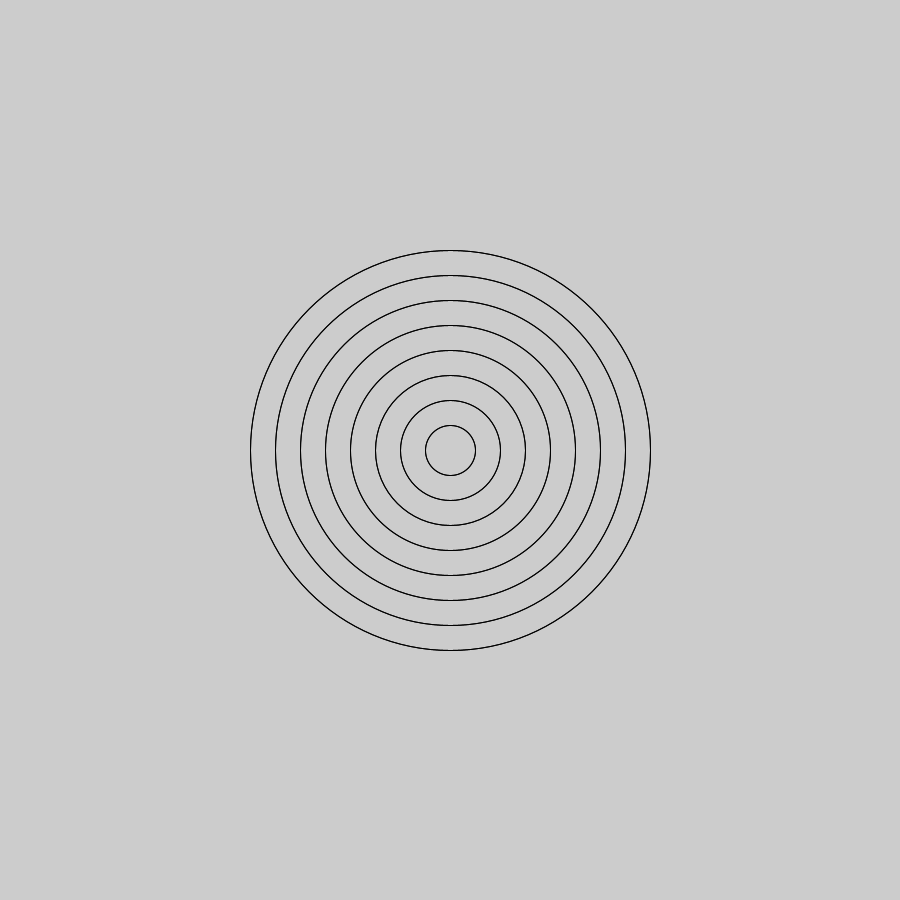
Frame 1 (no input)
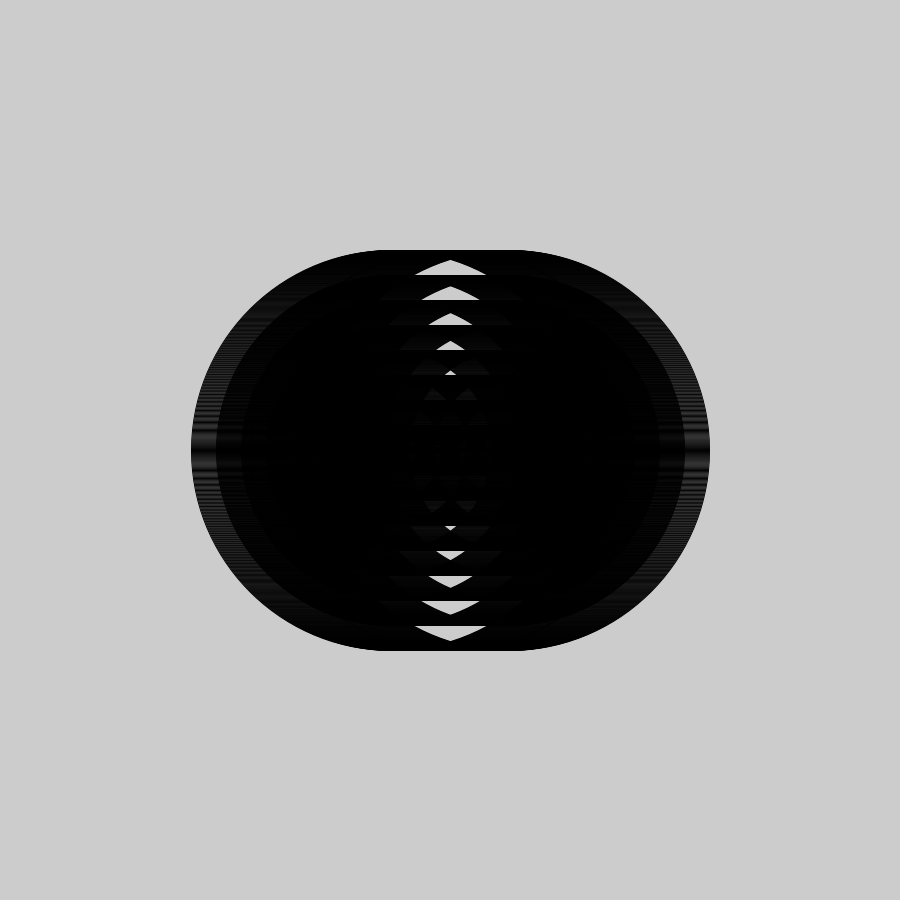
Frame 60 (the mouse pressed at the canvas centre just before this capture)
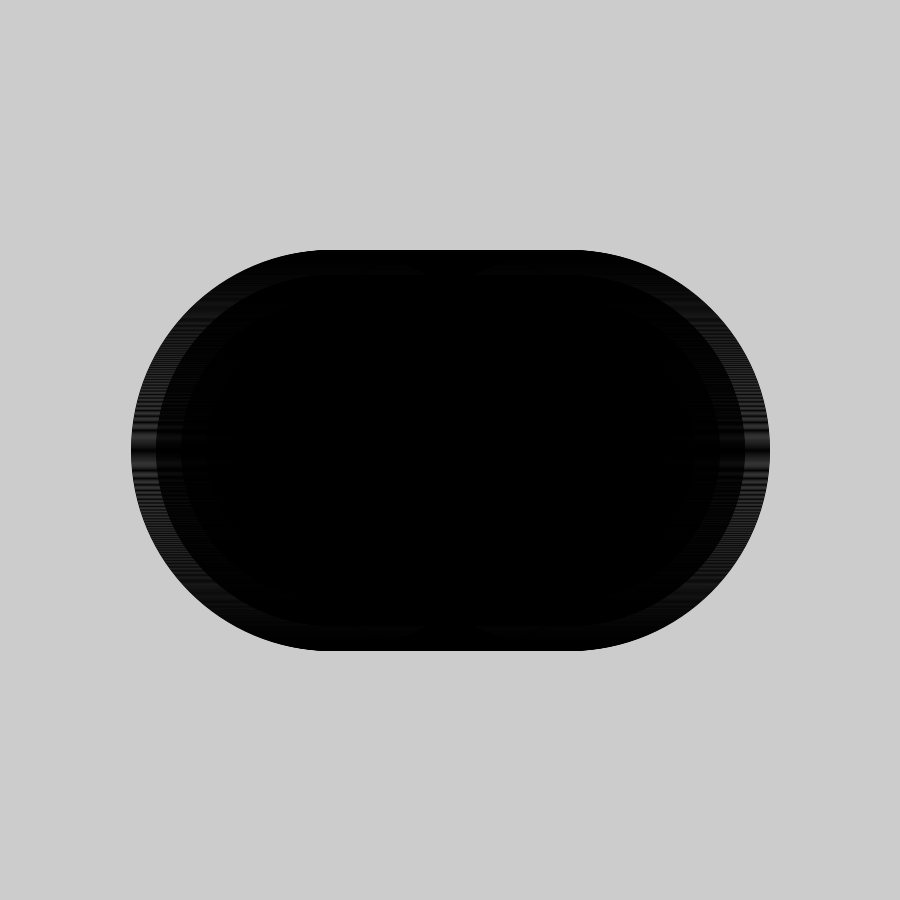
Frame 120 (the mouse held since frame 60 and released just before this capture)

The Processing sketch that drew these frames (run headless with seeded random() and noise(); from frame 60 on, the mouse is pressed at the canvas centre):

// Processing sketch: amazing_rings
// ── amazing_rings.pde
 int po = 450;
 int p = 450;
void setup(){
size(900,900);
noFill();
}
void draw(){
for(int i = 8; i > 0; i--){
  if(i % 2 == 0){

  }
  else
{

}
  ellipse(p,450,i*50,i*50);
}
p++;
size(900,900);
for(int i = 8; i > 0; i--){
  if(i % 2 == 0){

  }
  else
{

}
  ellipse(po,450,i*50,i*50);
}
po--;
}
